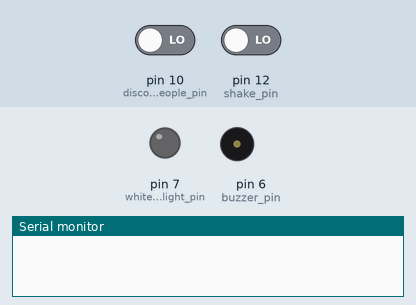
This sketch was run on a simulated Arduino Uno, built with avr-gcc and run on an emulated ATmega328P. Shown: output pins drawn as LEDs (lit = HIGH), buzzer (waves = sounding, pin HIGH), the last lines printed to the serial monitor. The test bench sets the inputs (shaded band); at power-on: pin 10 (discover_people_pin) LOW, pin 12 (shake_pin) LOW.

Above: at 1.8 s.
1.9 s: pin 10 (discover_people_pin) driven HIGH
At 3.1 s:
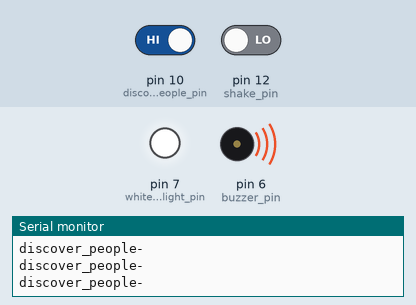
3.5 s: pin 12 (shake_pin) driven HIGH
Timing chart, 0 to 6.5 s (numbered marks = the images above; inputs shaded):
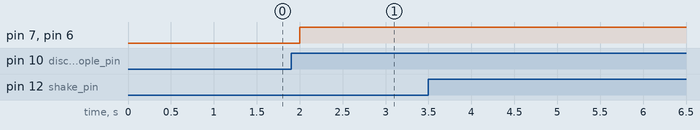

The sketch:

UNO.ino
```cpp
const int white_pilot_light_pin = 7;
const int buzzer_pin = 6;
volatile int white_pilot_light_state = 0;
volatile int buzzer_state = 0;

const int shake_pin = 12;
const int blaze_pin = 11;
const int discover_people_pin =10;

void setup(){
  pinMode(white_pilot_light_pin, OUTPUT);
  pinMode(buzzer_pin, OUTPUT);
  pinMode(shake_pin, INPUT);
  pinMode(blaze_pin, INPUT);
  pinMode(discover_people_pin, INPUT);
  Serial.begin(9600);
}

void white_pilot_light_control(int state){
  //state =HIGH or LOW
  digitalWrite(white_pilot_light_pin,state);
}
void buzzer_control(int state){
  //state =HIGH or LOW
  digitalWrite(buzzer_pin,state);
}

void loop(){
  if (white_pilot_light_state==0){
    white_pilot_light_control(LOW);
  }
  if (buzzer_state==0){
    buzzer_control(LOW);
  }else{
    //buzzer_control(LOW);
  }
  white_pilot_light_state = 0;
  buzzer_state =0;

  shake_monitor();
  discover_people();
  delay(500); // 1000 = 1 second
}

void  warn(){
  white_pilot_light_control(HIGH);
  white_pilot_light_state = 1;
  buzzer_control(HIGH);
  buzzer_state = 1;
}


void shake_monitor(){
  if(digitalRead(shake_pin) == HIGH){
    Serial.println("shake-");
    warn();
  }
}

void blaze(){
  if(digitalRead(blaze_pin) == HIGH){
  }
}

void discover_people(){
  if(digitalRead(discover_people_pin) == HIGH){
    Serial.println("discover_people-");
    warn();
  }
}
```

Measured:
- after the input at 1.9 s, pin 7 (white_pilot_light_pin), pin 6 (buzzer_pin): LOW → HIGH after 0.10 s
